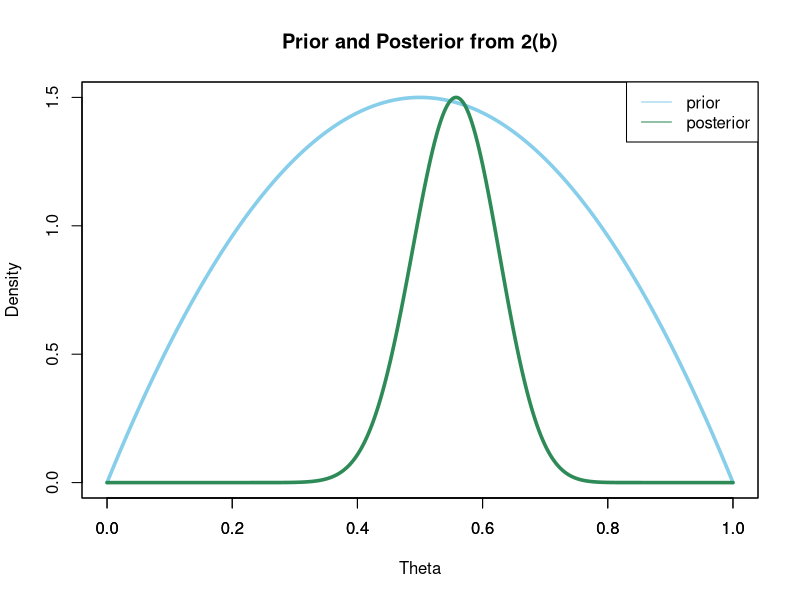
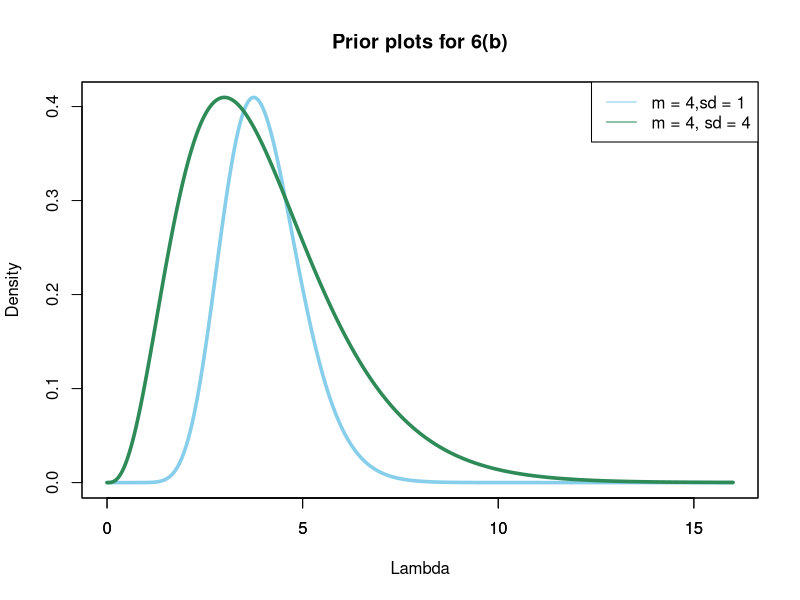
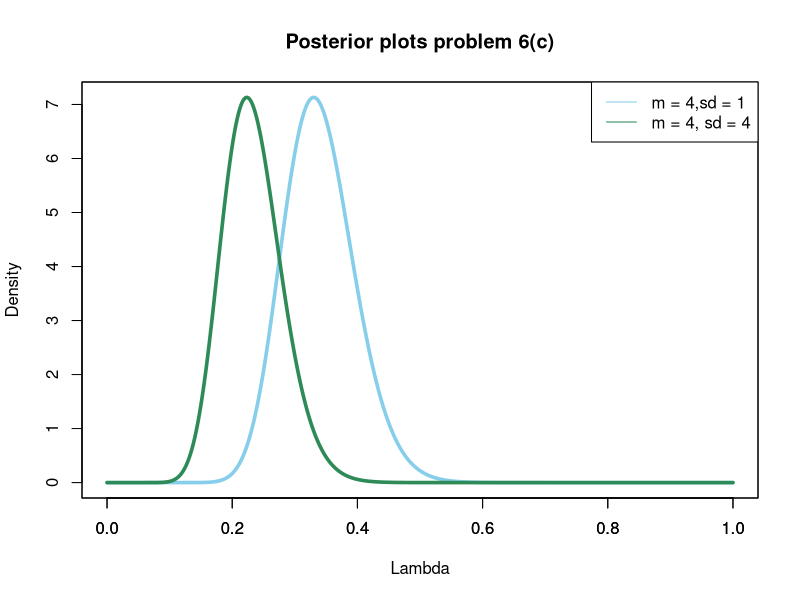

These figures' R source, in order:

# 2(c)
c(qbeta(.05,30,24),qbeta(.95,30,24))
c(qbeta(.025,30,24),qbeta(.975,30,24))

# 2d

x = seq(0,1,.001)


fx = dbeta(x, 2,2)
fx_post = dbeta(x, 30,24)

plot(x, fx, type = "l", col = "skyblue", xlab = "Theta", ylab='Density', lwd = 3.5, main = "Prior and Posterior from 2(b)")
par(new = T)
plot(x, fx_post, type = "l", col = "seagreen",xlab = "",ylab = "", yaxt='n', lwd = 3.5)
legend("topright", c("prior", "posterior"), lty=1, col=c("skyblue", "seagreen"))

# 3,)

#(a)
n = 10
x_bar = 1
sigma_squared_ot = 1
mu_ot = 0
tau_squared_ot = 10

posterior_mean = (((1/tau_squared_ot)+(n/sigma_squared_ot))^-1)*((mu_ot/tau_squared_ot)+(n/sigma_squared_ot))*x_bar
posterior_variance = (((1/tau_squared_ot)+(n/sigma_squared_ot))^-1)

p_mu_post_greater_zero = 1-pnorm(0, posterior_mean, sqrt(posterior_variance))


p_mu_prior_greater_zero = 1-pnorm(0,mu_ot,tau_squared_ot)
p_mu_prior_greater_zero


#(b)
n = 10
x_bar = 1
sigma_squared_ot = 4
mu_ot = 0
tau_squared_ot = 10

posterior_mean = (((1/tau_squared_ot)+(n/sigma_squared_ot))^-1)*((mu_ot/tau_squared_ot)+(n/sigma_squared_ot))*x_bar
posterior_variance = (((1/tau_squared_ot)+(n/sigma_squared_ot))^-1)

p_mu_post_greater_zero = 1-pnorm(0, posterior_mean, sqrt(posterior_variance))
p_mu_post_greater_zero

p_mu_prior_greater_zero = 1-pnorm(0,mu_ot,tau_squared_ot)
p_mu_prior_greater_zero

#(c)
n = 10
x_bar = 1
sigma_squared_ot = 4
mu_ot = 0
tau_squared_ot = 2

posterior_mean = (((1/tau_squared_ot)+(n/sigma_squared_ot))^-1)*((mu_ot/tau_squared_ot)+(n/sigma_squared_ot))*x_bar
posterior_variance = (((1/tau_squared_ot)+(n/sigma_squared_ot))^-1)

p_mu_post_greater_zero = 1-pnorm(0, posterior_mean, sqrt(posterior_variance))
p_mu_post_greater_zero

p_mu_prior_greater_zero = 1-pnorm(0,mu_ot,tau_squared_ot)
p_mu_prior_greater_zero



#(d)
posterior_mean
posterior_variance

c((10/12)-qnorm(.995)*sqrt(1/3),(10/12)+qnorm(.995)*sqrt(1/3))


#4.)
# (d)
c(qgamma(.025,shape = 29,rate = 23),qgamma(.975,shape = 29,rate = 23))





# 6.)
#  (b)
x = rgamma(10000, shape = 4, rate = 1)
range(x)

x = seq(0,16,.01)
fx_16_4 = dgamma(x, shape = 16, rate = 4)
fx_4_1 = dgamma(x, shape = 4, rate = 1)

plot(x, fx_16_4, type = "l", col = "skyblue", xlab = "Lambda", ylab='Density', lwd = 3.5,
     main = "Prior plots for 6(b)")
par(new = T)
plot(x, fx_4_1, type = "l", col = "seagreen",xlab = "",ylab = "", yaxt='n', lwd = 3.5)
legend("topright", c("m = 4,sd = 1", "m = 4, sd = 4"), lty=1, col=c("skyblue", "seagreen"))


# (c)

x = rgamma(10000, shape = 24, rate = 103)
range(x)
x = seq(0,1,.001)

fx_36_106 = dgamma(x, shape = 36, rate = 106)
fx_24_103 = dgamma(x, shape = 24, rate = 103)


plot(x, fx_36_106, type = "l", col = "skyblue", xlab = "Lambda", ylab='Density', lwd = 3.5,
     main="Posterior plots problem 6(c)")
par(new = T)
plot(x, fx_24_103, type = "l", col = "seagreen",xlab = "",ylab = "", yaxt='n', lwd = 3.5)
legend("topright", c("m = 4,sd = 1", "m = 4, sd = 4"), lty=1, col=c("skyblue", "seagreen"))

# (d)
c(qgamma(.05,36,106),qgamma(.95,36,106))
c(qgamma(.05,24,103),qgamma(.95,24,103))

